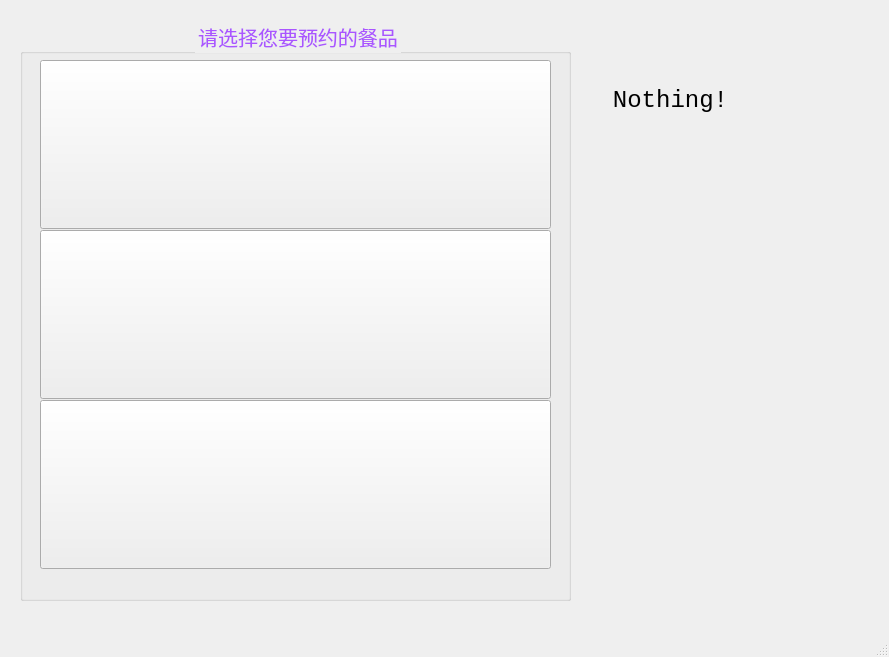
<?xml version="1.0" encoding="UTF-8"?>
<ui version="4.0">
 <class>MainWindow</class>
 <widget class="QMainWindow" name="MainWindow">
  <property name="geometry">
   <rect>
    <x>0</x>
    <y>0</y>
    <width>889</width>
    <height>657</height>
   </rect>
  </property>
  <property name="minimumSize">
   <size>
    <width>0</width>
    <height>0</height>
   </size>
  </property>
  <property name="maximumSize">
   <size>
    <width>80000</width>
    <height>55000</height>
   </size>
  </property>
  <property name="windowTitle">
   <string>订餐预约系统</string>
  </property>
  <property name="windowOpacity">
   <double>0.990000000000000</double>
  </property>
  <widget class="QWidget" name="centralwidget">
   <widget class="QLabel" name="label">
    <property name="geometry">
     <rect>
      <x>570</x>
      <y>50</y>
      <width>201</width>
      <height>101</height>
     </rect>
    </property>
    <property name="font">
     <font>
      <family>Consolas</family>
      <pointsize>18</pointsize>
     </font>
    </property>
    <property name="text">
     <string>Nothing!</string>
    </property>
    <property name="alignment">
     <set>Qt::AlignCenter</set>
    </property>
   </widget>
   <widget class="QGroupBox" name="groupBox">
    <property name="geometry">
     <rect>
      <x>20</x>
      <y>20</y>
      <width>551</width>
      <height>581</height>
     </rect>
    </property>
    <property name="font">
     <font>
      <family>微软雅黑</family>
      <pointsize>15</pointsize>
      <weight>9</weight>
      <italic>false</italic>
      <bold>false</bold>
     </font>
    </property>
    <property name="styleSheet">
     <string notr="true">color:rgb(170, 85, 255);
font: 75 15pt &quot;微软雅黑&quot;;</string>
    </property>
    <property name="title">
     <string>请选择您要预约的餐品</string>
    </property>
    <property name="alignment">
     <set>Qt::AlignCenter</set>
    </property>
    <widget class="QPushButton" name="pushButton_Lunch">
     <property name="geometry">
      <rect>
       <x>20</x>
       <y>210</y>
       <width>511</width>
       <height>169</height>
      </rect>
     </property>
     <property name="minimumSize">
      <size>
       <width>511</width>
       <height>169</height>
      </size>
     </property>
     <property name="maximumSize">
      <size>
       <width>511</width>
       <height>169</height>
      </size>
     </property>
     <property name="text">
      <string/>
     </property>
     <property name="icon">
      <iconset resource="images.qrc">
       <normaloff>:/Resources/Lunch.png</normaloff>:/Resources/Lunch.png</iconset>
     </property>
     <property name="iconSize">
      <size>
       <width>511</width>
       <height>169</height>
      </size>
     </property>
    </widget>
    <widget class="QPushButton" name="pushButton_Dinner">
     <property name="geometry">
      <rect>
       <x>20</x>
       <y>380</y>
       <width>511</width>
       <height>169</height>
      </rect>
     </property>
     <property name="minimumSize">
      <size>
       <width>511</width>
       <height>169</height>
      </size>
     </property>
     <property name="maximumSize">
      <size>
       <width>511</width>
       <height>169</height>
      </size>
     </property>
     <property name="text">
      <string/>
     </property>
     <property name="icon">
      <iconset resource="images.qrc">
       <normaloff>:/Resources/Dinner.png</normaloff>:/Resources/Dinner.png</iconset>
     </property>
     <property name="iconSize">
      <size>
       <width>511</width>
       <height>169</height>
      </size>
     </property>
    </widget>
    <widget class="QPushButton" name="pushButton_Breakfast">
     <property name="geometry">
      <rect>
       <x>20</x>
       <y>40</y>
       <width>511</width>
       <height>169</height>
      </rect>
     </property>
     <property name="minimumSize">
      <size>
       <width>511</width>
       <height>169</height>
      </size>
     </property>
     <property name="maximumSize">
      <size>
       <width>511</width>
       <height>169</height>
      </size>
     </property>
     <property name="text">
      <string/>
     </property>
     <property name="icon">
      <iconset resource="images.qrc">
       <normaloff>:/Resources/Breakfast.png</normaloff>:/Resources/Breakfast.png</iconset>
     </property>
     <property name="iconSize">
      <size>
       <width>511</width>
       <height>169</height>
      </size>
     </property>
    </widget>
   </widget>
  </widget>
  <widget class="QMenuBar" name="menubar">
   <property name="geometry">
    <rect>
     <x>0</x>
     <y>0</y>
     <width>889</width>
     <height>23</height>
    </rect>
   </property>
  </widget>
  <widget class="QStatusBar" name="statusbar"/>
 </widget>
 <resources>
  <include location="images.qrc"/>
 </resources>
 <connections/>
</ui>
